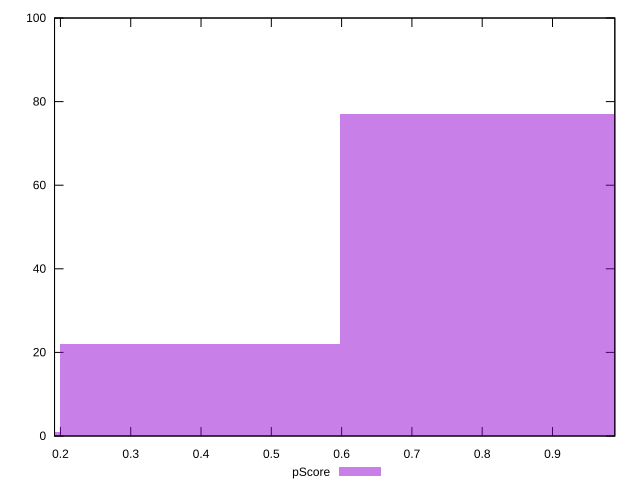

Recreate this plot in gnuplot.
reset

$pScore <<EOF
0.7966334740826843 77
0.39831673704134213 22
0 1
EOF

set key outside below
set boxwidth 0.39831673704134213
set xrange [0.19160057440124711:0.9886648467125391]
set yrange [0:100]
set trange [0:100]
set style fill transparent solid 0.5 noborder
set terminal svg size 640, 490 enhanced background rgb 'white'
set output "report_00014_2021-02-09T15:56:05.503Z/mainthread-work-breakdown/samples/pages+cached+noadtech+nomedia/pScore/histogram.svg"

plot $pScore title "pScore" with boxes

reset
